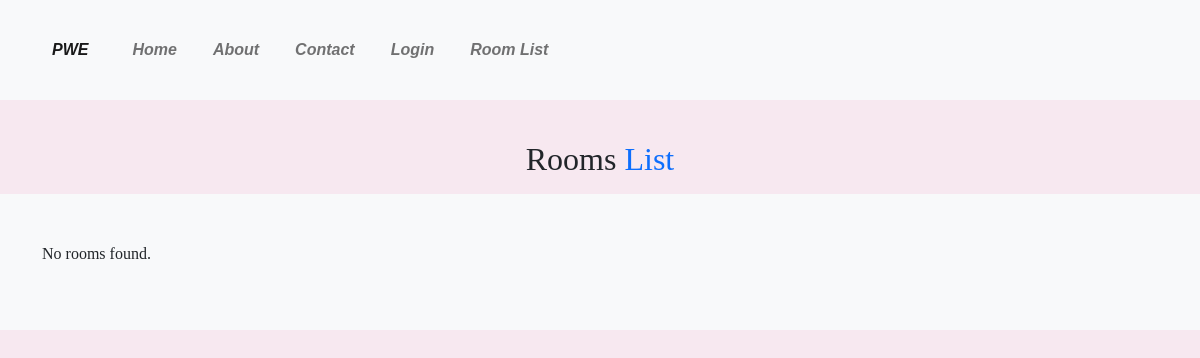
The app's page /room/room_list/, older data.
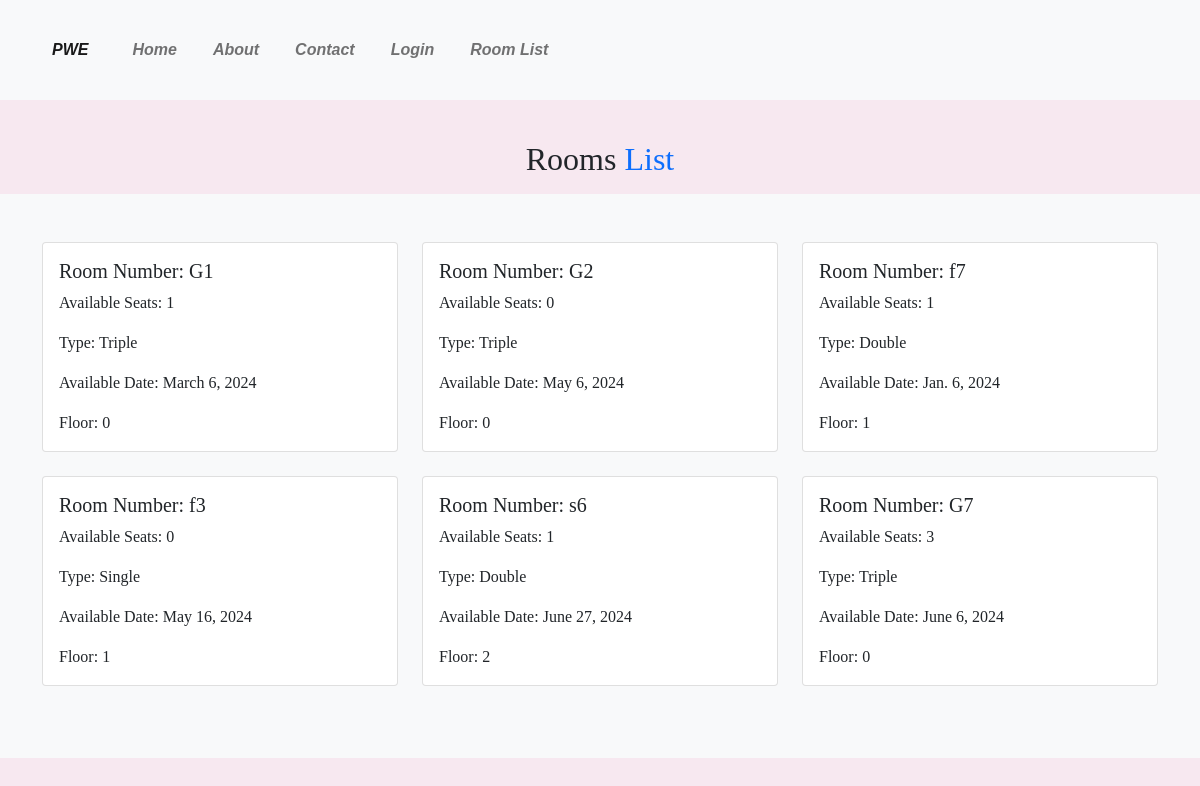
The same page, newer data.
### room/models.py (models this page shows, shortened)
class Room(models.Model):
    room_number = models.CharField(max_length=50)
    available_seat = models.IntegerField()
    TYPE_CHOICES = [
        ('single', 'Single'),
        ('double', 'Double'),
        ('triple', 'Triple'),
        ('customized', 'Customized'),
    ]
    type = models.CharField(max_length=20, choices=TYPE_CHOICES)
    available_date = models.DateField(null=True,blank=True)
    floor = models.IntegerField()

### room/views.py (the view)
# urls.py: path('room_list/', room_list, name='room_list'),
def room_list(request):
    rooms = Room.objects.all()
    return render(request, 'room_list.html', {'rooms': rooms})

### room/templates/room_list.html (shortened to what this page needs)
{% extends 'base.html' %}
{% load static %}
{% block content %}
    <h2 class="text-center mt-5 mb-3">Rooms <span class="text-primary" >List</span></h2>
    <section class="services py-5 bg-light">
        <div class="container">
            <div class="row">
                {% for room in rooms %}
                <div class="col-sm-12 col-md-4 col-lg-4 col-12">
                    <div class="card mb-4">
                        <div class="card-body">
                            <h5 class="card-title">Room Number: {{ room.room_number }}</h5>
                            <p class="card-text">Available Seats: {{ room.available_seat }}</p>
                            <p class="card-text">Type: {{ room.get_type_display }}</p>
                            <p class="card-text">Available Date: {{ room.available_date }}</p>
                            <p class="card-text">Floor: {{ room.floor }}</p>
                        </div>
                    </div>
                </div>
                {% empty %}
                <div class="col">
                    <p>No rooms found.</p>
                </div>
                {% endfor %}
            </div>
        </div>
    </section>
{% endblock content %}

Row changes from the older to the newer data that the page shows:
added Room: room_number "G1", available_seat "1", type "Triple", available_date "March 6, 2024", floor "0"
added Room: room_number "G2", available_seat "0", type "Triple", available_date "May 6, 2024", floor "0"
added Room: room_number "f7", available_seat "1", type "Double", available_date "Jan. 6, 2024", floor "1"
added Room: room_number "f3", available_seat "0", type "Single", available_date "May 16, 2024", floor "1"
added Room: room_number "s6", available_seat "1", type "Double", available_date "June 27, 2024", floor "2"
added Room: room_number "G7", available_seat "3", type "Triple", available_date "June 6, 2024", floor "0"
Text that changed along with them:
text no longer shown: "No rooms found."
